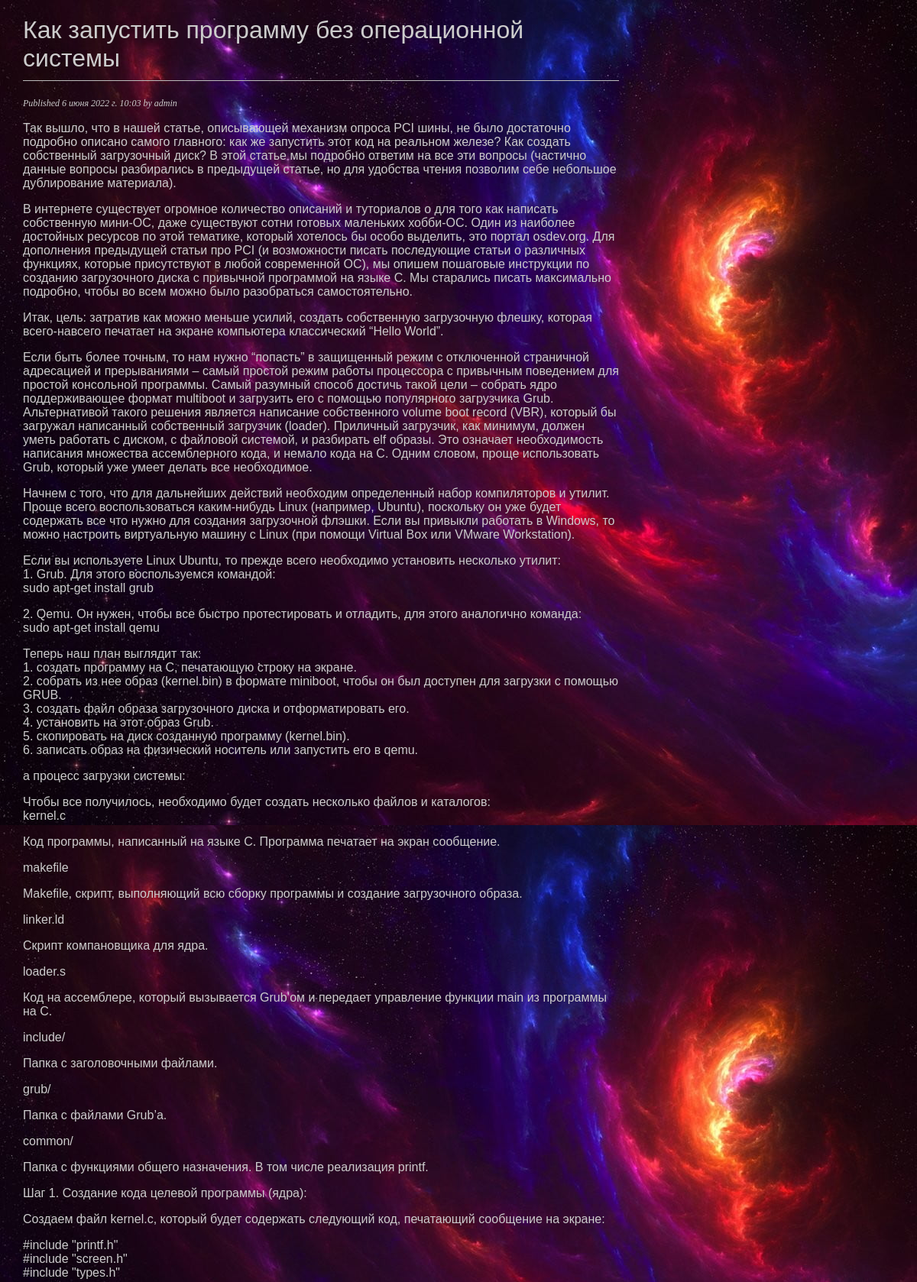
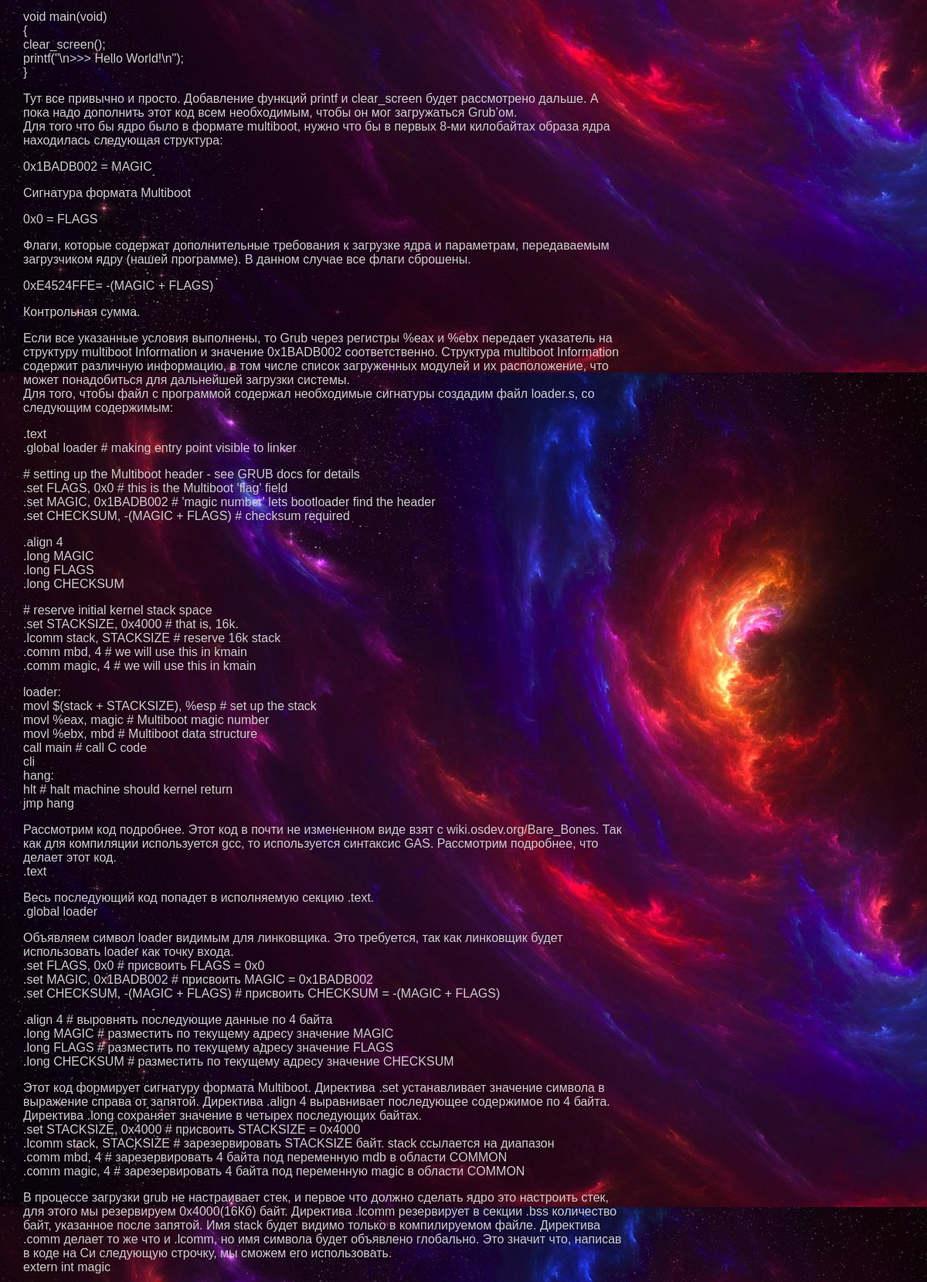
/blog/2022/6/6/kak-zapustit-programmu-bez-operacionnoj-sistemy/ (upper part), run on the app's committed database (2 pictures, top to bottom).
### blog/models.py (models this page shows, shortened)
class Post(models.Model):
    class Status(models.TextChoices):
        DRAFT = 'DF', 'Draft'
        PUBLISHED = 'PB', 'Published'
    title = models.CharField(max_length=250)
    slug = models.SlugField(max_length=250,
                            unique_for_date='publish')
    author = models.ForeignKey(User,
                               on_delete=models.CASCADE,
                               related_name='blog_posts')
    body = models.TextField()
    publish = models.DateTimeField(default=timezone.now)
    created = models.DateTimeField(auto_now_add=True)
    updated = models.DateTimeField(auto_now=True)
    status = models.CharField(max_length=2,
                              choices=Status.choices,
                              default=Status.DRAFT)
    objects = models.Manager() # The default manager.
    published = PublishedManager() # Our custom manager.
    class Meta:
        ordering = ['-publish']
        indexes = [
            models.Index(fields=['-publish']),
        ]

### blog/views.py (the view)
# urls.py: path('<int:year>/<int:month>/<int:day>/<slug:post>/',views.post_detail,name='post_detail'),
def post_detail(request, year, month, day, post):
    post = get_object_or_404(Post,
                             status=Post.Status.PUBLISHED,
                             slug=post,
                             publish__year=year,
                             publish__month=month,
                             publish__day=day)
    comments = post.comments.filter(active=True)
    form = CommentForm()
    return render(request,
                  'blog/post/detail.html',
                  {'post': post,
                   'comments': comments,
                   'form': form})

### blog/templates/blog/post/detail.html (shortened to what this page needs)
{% extends "blog/base.html" %}
{% block content %}
  <h1>{{ post.title }}</h1>
  <p class="date">
    Published {{ post.publish }} by {{ post.author }}
  </p>
  {{ post.body|linebreaks }}
{% endblock %}

### blog/static/css/blog.css (style rules this page uses)
body { margin:0; padding:0; font-family:helvetica, sans-serif; background: url(/static/css/background/space-space-art-stars-planet-wallpaper.jpg); }
h1 { color:#ccc; font-weight:normal; border-bottom:1px solid #bbb; padding:0 0 10px 0; }
p.date { color:#ccc; font-family: georgia, serif; font-size: 12px; font-style: italic; }

### data on the page
Post: title "Как запустить программу без операционной системы", publish "6 июня 2022 г. 10:03", author "admin", body "Так вышло, что в нашей статье, описывающей механизм опроса PCI шины, не было достаточно подробно описано самого главного: как же запустить этот код на реальном железе? Как создать собственный загрузочный диск? В этой статье мы подробно ответим на все эти вопросы (частично данные вопросы разбирались в предыдущей статье, но для удобства чтения позволим себе небольшое дублирование материала). В интернете существует огромное количество описаний и туториалов о для того как написать собственную мини-ОС, даже существуют сотни готовых маленьких хобби-ОС. Один из наиболее достойных ресурсов по этой тематике, который хотелось бы особо выделить, это портал osdev.org. Для дополнения предыдущей статьи…"
